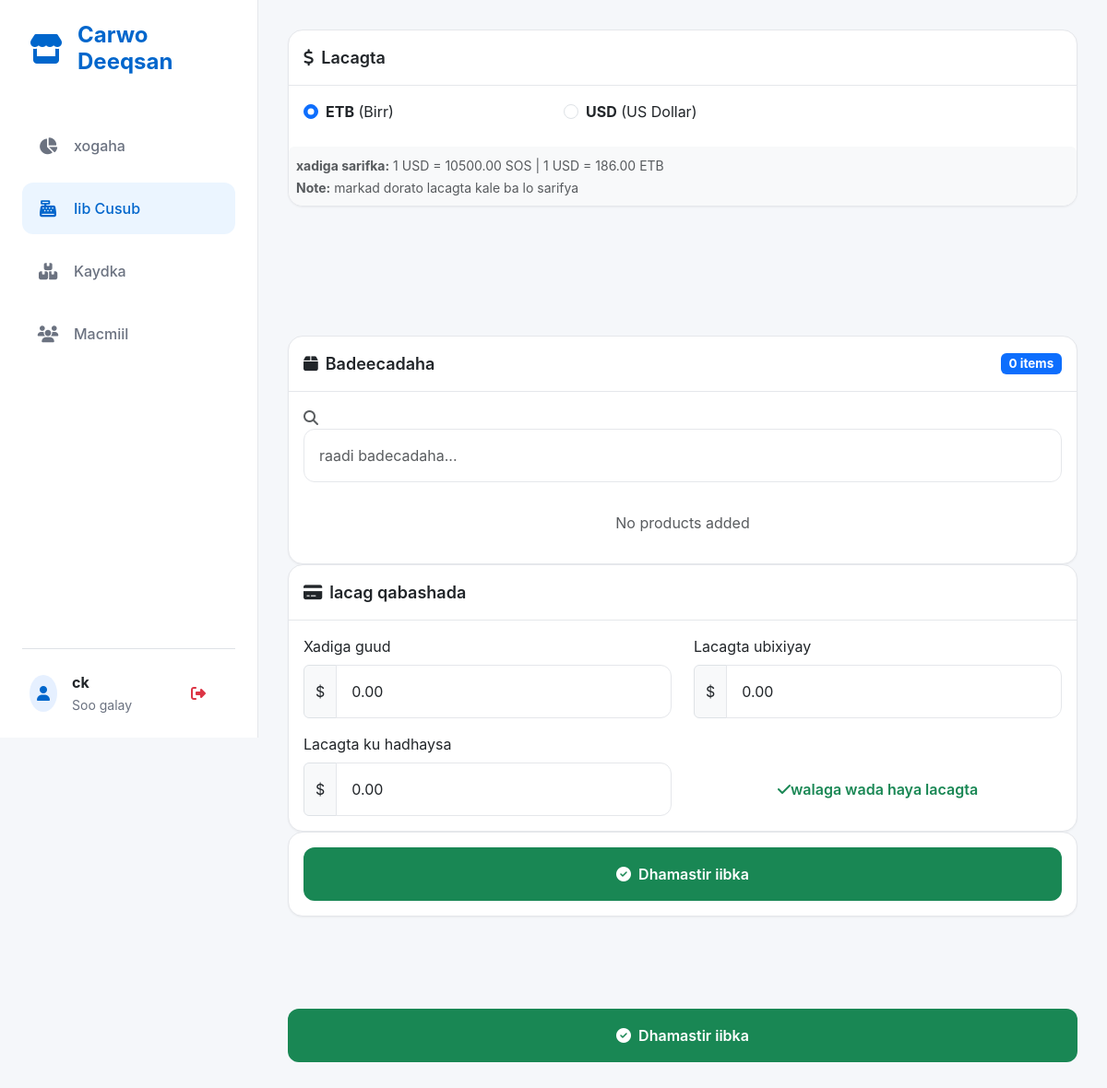
The app's page /sales/create/ (signed in) with its own data.
### core/models.py (models this page shows, shortened)
class User(AbstractUser):
    phone = models.CharField(max_length=15, blank=True, null=True)
    date_created = models.DateTimeField(auto_now_add=True)
    date_updated = models.DateTimeField(auto_now=True)
    class Meta:
        verbose_name = "Admin User"
        verbose_name_plural = "Admin Users"

class CurrencySettings(models.Model):
    usd_to_sos_rate = models.DecimalField(
        max_digits=10,
        decimal_places=2,
        default=8000.00,
        verbose_name="USD to SOS Exchange Rate"
    )
    sos_to_usd_rate = models.DecimalField(
        max_digits=10,
        decimal_places=6,
        default=0.000125,
        verbose_name="SOS to USD Exchange Rate"
    )
    usd_to_etb_rate = models.DecimalField(
        max_digits=10,
        decimal_places=2,
        default=100.00,
        verbose_name="USD to ETB Exchange Rate"
    )
    etb_to_usd_rate = models.DecimalField(
        max_digits=10,
        decimal_places=6,
        default=0.01,
        verbose_name="ETB to USD Exchange Rate"
    )
    date_updated = models.DateTimeField(auto_now=True)
    updated_by = models.ForeignKey(User, on_delete=models.SET_NULL, null=True)
    class Meta:
        verbose_name = "Currency Setting"
        verbose_name_plural = "Currency Settings"

### core/views.py (the view, shortened to what this page needs)
# urls.py: path('sales/create/', views.create_sale, name='create_sale'),
def create_sale(request):
    print("=== LOADING SALE FORM ===")
    currency_settings = CurrencySettings.objects.first()
    context = {
        'currency_settings': currency_settings,
    }
    return render(request, 'core/create_sale.html', context)

### core/permissions_policy.py (called while the page is built)
    def process_response(self, request, response):
        existing = response.get('Permissions-Policy')
        policy = "camera=(self)"
        if existing:
            if 'camera=' not in existing:
                response['Permissions-Policy'] = f"{existing}, {policy}"
        else:
            response['Permissions-Policy'] = policy
        return response

### core/templates/core/create_sale.html (shortened to what this page needs)
{% extends 'core/base.html' %}
{% load crispy_forms_tags %}
{% block content %}
<div class="container-fluid p-0">
    <form method="post" id="saleForm">
        <div class="card">
            <div class="card-header">
                <i class="fas fa-dollar-sign me-2"></i>Lacagta
            </div>
            <div class="card-body">
                <div class="row">
                    <div class="col-4">
                        <div class="form-check">
                            <input class="form-check-input" type="radio" name="currency" id="currencyETB" value="ETB"
                                checked>
                            <label class="form-check-label" for="currencyETB">
                                <strong>ETB</strong> (Birr)
                            </label>
                        </div>
                    </div>
                    <div class="col-4">
                        <div class="form-check">
                            <input class="form-check-input" type="radio" name="currency" id="currencyUSD" value="USD">
                            <label class="form-check-label" for="currencyUSD">
                                <strong>USD</strong> (US Dollar)
                            </label>
                        </div>
                    </div>
                </div>
            </div>
            <div class="row mt-2">
                <div class="col-12">
                    <div class="p-2 bg-light rounded">
                        <small class="text-muted">
                            <strong>xadiga sarifka:</strong> 1 USD = {{ currency_settings.usd_to_sos_rate }} SOS | 1 USD
                            = {{ currency_settings.usd_to_etb_rate }} ETB<br>
                            <strong>Note:</strong> markad dorato lacagta kale ba lo sarifya
                        </small>
                    </div>
                </div>
            </div>
        </div>
</div>
<div class="card">
    <div class="card-header d-flex justify-content-between align-items-center">
        <span><i class="fas fa-box me-2"></i>Badeecadaha</span>
        <span class="badge bg-primary" id="itemCount">0 walxod</span>
    </div>
    <div class="card-body">
        <div class="search-bar">
            <i class="fas fa-search text-muted me-2"></i>
            <div class="input-group">
                <input type="text" id="productSearch" class="form-control" placeholder="raadi badecadaha..."
                    autocomplete="off">
            </div>
        </div>
        <div id="selectedProducts" class="mt-3">
        </div>
    </div>
</div>
<div class="card">
    <div class="card-header">
        <i class="fas fa-credit-card me-2"></i>lacag qabashada
    </div>
    <div class="card-body">
        <div class="row mb-3">
            <div class="col-6">
                <label class="form-label">Xadiga guud</label>
                <div class="input-group">
                    <span class="input-group-text" id="currencySymbol">$</span>
                    <input type="number" class="form-control" id="totalAmount" readonly value="0.00" step="0.01">
                </div>
            </div>
            <div class="col-6">
                <label class="form-label">Lacagta ubixiyay</label>
                <div class="input-group">
                    <span class="input-group-text" id="paidCurrencySymbol">$</span>
                    <input type="number" class="form-control" name="amount_paid" id="amountPaid" value="0.00"
                        step="0.01" required>
                </div>
            </div>
        </div>
        <div class="row">
            <div class="col-6">
                <label class="form-label">Lacagta ku hadhaysa</label>
                <div class="input-group">
                    <span class="input-group-text" id="debtCurrencySymbol">$</span>
                    <input type="number" class="form-control" id="debtAmount" readonly value="0.00" step="0.01">
                </div>
            </div>
            <div class="col-6">
                <label class="form-label">&nbsp;</label>
                <div class="d-grid">
                    <button type="button" class="btn btn-outline-success" onclick="setFullPayment()">
                        <i class="fas fa-check"></i> walaga wada haya lacagta
                    </button>
                </div>
            </div>
        </div>
    </div>
</div>
<div class="card mb-5">
    <div class="card-body">
        <button type="submit" class="btn btn-success btn-lg w-100" id="completeSaleBtn">
            <i class="fas fa-check-circle me-2"></i>Dhamastir iibka
        </button>
    </div>
</div>
<div class="floating-complete-btn mobile-only">
    <button type="button" class="btn btn-success btn-lg w-100" id="floatingCompleteBtn"
        onclick="scrollToCompleteSale()">
        <i class="fas fa-check-circle me-2"></i>Dhamastir iibka
    </button>
</div>
</div>
{% endblock %}

### core/templates/core/base.html (shortened to what this page needs)
<!DOCTYPE html>
<html lang="so">
<head>
    <link href="https://cdn.jsdelivr.net/npm/bootstrap@5.3.0/dist/css/bootstrap.min.css" rel="stylesheet">
    <link rel="stylesheet" href="https://cdnjs.cloudflare.com/ajax/libs/font-awesome/6.4.0/css/all.min.css">
    <link rel="stylesheet" href="https://cdnjs.cloudflare.com/ajax/libs/animate.css/4.1.1/animate.min.css" />
</head>
<body>
    <div class="app-shell">
        <nav class="desktop-sidebar">
            <div class="mb-5 px-2">
                <a href="{% url 'core:dashboard' %}"
                    class="d-flex align-items-center text-primary text-decoration-none">
                    <i class="fas fa-store fa-2x me-3"></i>
                    <span class="h4 mb-0 fw-bold">Carwo Deeqsan</span>
                </a>
            </div>
            <div class="d-flex flex-column gap-2 flex-grow-1">
                <a href="{% url 'core:dashboard' %}"
                    class="nav-item {% if request.resolver_match.url_name == 'dashboard' %}active{% endif %}">
                    <i class="fas fa-chart-pie"></i> xogaha
                </a>
                {% if user.is_superuser or user.can_sell %}
                <a href="{% url 'core:create_sale' %}"
                    class="nav-item {% if request.resolver_match.url_name == 'create_sale' %}active{% endif %}">
                    <i class="fas fa-cash-register"></i> Iib Cusub
                </a>
                {% endif %}
                {% if user.is_superuser or user.can_restock %}
                <a href="{% url 'core:inventory_list' %}"
                    class="nav-item {% if request.resolver_match.url_name == 'inventory_list' %}active{% endif %}">
                    <i class="fas fa-boxes"></i> Kaydka
                </a>
                {% endif %}
                <a href="{% url 'core:customers_list' %}"
                    class="nav-item {% if request.resolver_match.url_name == 'customers_list' %}active{% endif %}">
                    <i class="fas fa-users"></i> Macmiil
                </a>
            </div>
            <div class="mt-auto pt-4 border-top">
                <div class="d-flex align-items-center justify-content-between px-2">
                    <div class="d-flex align-items-center">
                        <div class="bg-primary bg-opacity-10 text-primary rounded-circle p-2 me-3"><i
                                class="fas fa-user"></i></div>
                        <div>
                            <div class="fw-bold text-dark">{{ user.get_full_name|default:user.username }}</div>
                            <small class="text-secondary">Soo galay</small>
                        </div>
                    </div>
                    <form method="post" action="{% url 'logout' %}">{% csrf_token %}<button type="submit"
                            class="btn btn-sm btn-outline-danger border-0"><i class="fas fa-sign-out-alt"></i></button>
                    </form>
                </div>
            </div>
        </nav>
        <main class="main-content">
            {% block content %}{% endblock %}
</body>
</html>

### core/templates/core/create_sale.html (style rules this page uses)
.container-fluid { padding-bottom: 120px !important; }
#saleForm { padding-bottom: 20px; }
.card.mb-5 { margin-bottom: 100px !important; position: relative; z-index: 10; }

### records on screen
User: get_full_name "ck"
CurrencySettings: usd_to_sos_rate "10500.00", usd_to_etb_rate "186.00"
